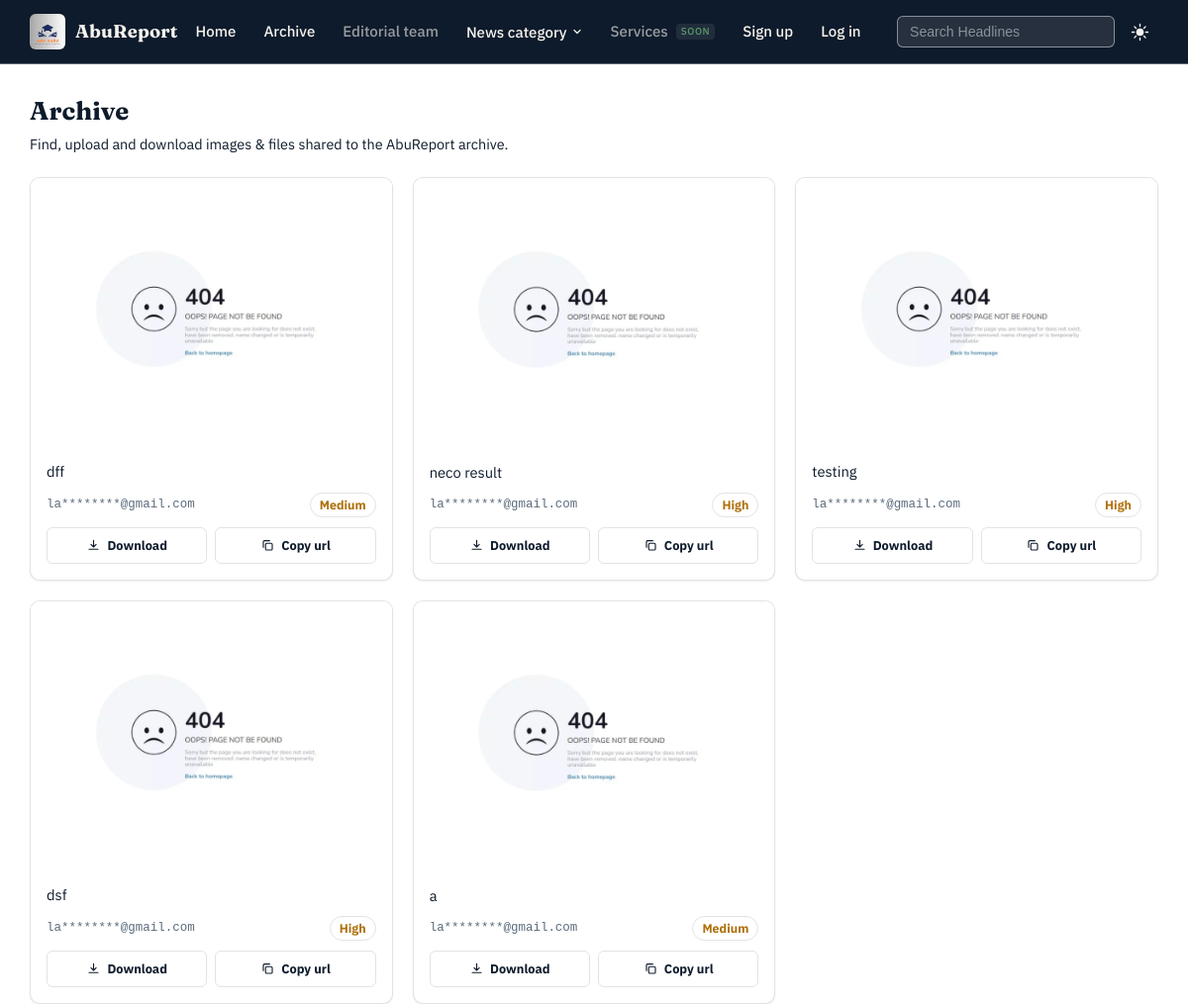
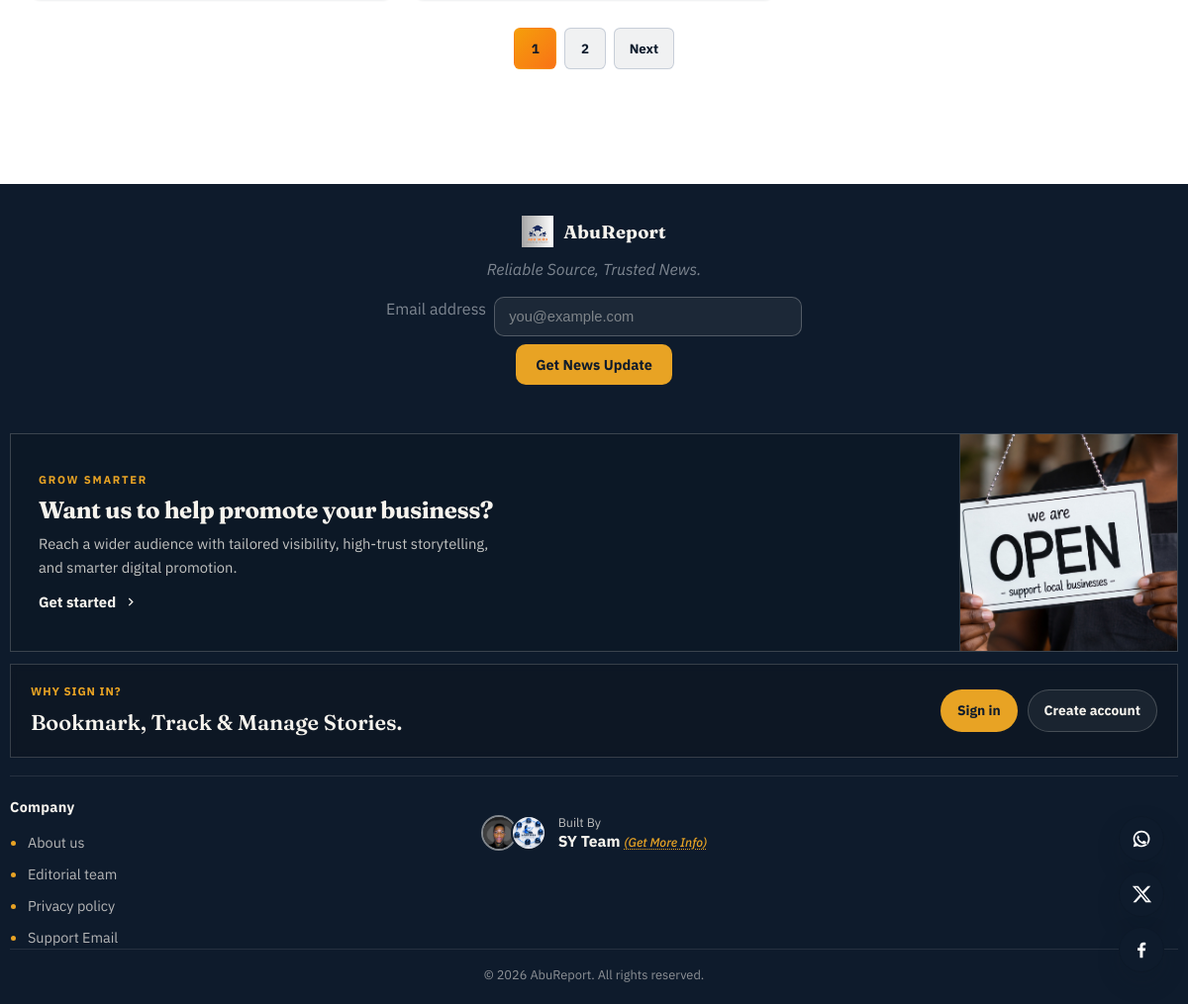
Page /archive/ on the committed database (2 pictures, top to bottom).
### ARCHIVE/models.py (models this page shows, shortened)
class ArchiveImage(models.Model):
    kind = models.CharField(max_length=5, choices=ArchiveKind.CHOICES, default=ArchiveKind.IMAGE)
    url = models.URLField()
    alt = models.CharField(max_length=150, help_text="Short description shown under the picture/file.")
    quality = models.CharField(max_length=10, choices=ImageQuality.CHOICES, default=ImageQuality.MEDIUM)
    width = models.PositiveIntegerField(default=0)
    height = models.PositiveIntegerField(default=0)
    original_filename = models.CharField(max_length=255, blank=True, default="")
    file_size = models.PositiveIntegerField(default=0, help_text="Bytes. Only set for kind=FILE.")
    public_id = models.CharField(max_length=255, blank=True, default="")
    resource_type = models.CharField(max_length=10, default="image")
    author = models.ForeignKey('AUTHENTICATION.Auth', on_delete=models.CASCADE, related_name='archive_images')
    date_created = models.DateTimeField(auto_now_add=True)
    class Meta:
        ordering = ['-date_created']
        constraints = [
            models.UniqueConstraint(Lower('url'), Lower('alt'), name='unique_archive_image_url_alt'),
        ]

### ARCHIVE/views.py (the view, shortened to what this page needs)
# urls.py: path("", views.ArchiveGalleryView.as_view(), name="gallery"),
class ArchiveGalleryView(View):
    def get(self, request):
        context = _paginate(page_number=1)
        context["can_upload"] = is_authenticated(request.user)
        return render(request, "ARCHIVE/gallery.html", context)

### ARCHIVE/templates/ARCHIVE/gallery.html (shortened to what this page needs)
{% extends "base.html" %}
{% load static %}
{% block extra_head %}
<link rel="stylesheet" href="{% static 'archive/css/archive.css' %}">
{% endblock %}
{% block content %}
<section class="archive-shell" data-gallery-endpoint="{% url 'archive:gallery' %}">
  <header class="archive-header-bar">
    <div class="archive-heading">
      <h1>Archive</h1>
      <p class="archive-subtitle">Find, upload and download images &amp; files shared to the {{ project_name }} archive.</p>
    </div>
  </header>
  {% include "ARCHIVE/partials/gallery_grid.html" %}
</section>
{% endblock %}

### HOME/templates/base.html (shortened to what this page needs)
{% load static %}
<!DOCTYPE html>
<html lang="en" data-theme="{{ theme_preference|default:'light' }}">
<head>
    <link rel="stylesheet" href="{% static 'home/css/base.css' %}">
    {% block extra_head %}{% endblock %}
</head>
<body>
    {% include "includes/navbar.html" %}
    <main id="main-content">
    {% block content %}{% endblock %}
    </main>
    {% block footer %}{% include "includes/footer.html" %}{% endblock %}
    {% block floating_social %}{% include "includes/floating_social.html" %}{% endblock %}
</body>
</html>

### HOME/templates/includes/navbar.html (shortened to what this page needs)
{% load static %}
<header class="site-header" id="site-header">
  <div class="header-bar">
    <a href="{% url 'home:home' %}" class="brand">
      <img src="{% static "logo.jpg" %}" alt="{{ project_name }} logo" class="brand-mark" width="36" height="36" loading="eager">
      <span class="brand-word">{{ project_name }}</span>
    </a>
    <nav class="primary-nav" id="primary-nav-mobile" aria-label="Primary">
      <ul>
        <li><a href="{% url 'home:home' %}">Home</a></li>
        <li><a href="{% url 'archive:gallery' %}">Archive</a></li>
        <li><a href="#" class="soon" >Editorial team</a></li>
        <li class="has-dropdown">
          <button type="button" class="dropdown-toggle" aria-expanded="false" aria-haspopup="true">News category
            <svg viewBox="0 0 16 16" class="chev" aria-hidden="true"><path d="M4 6l4 4 4-4" fill="none" stroke="currentColor" stroke-width="1.6" stroke-linecap="round" stroke-linejoin="round"/></svg>
          </button>
        </li>
        <li><a href="#" aria-disabled="true" class="soon">Services<span class="soon-tag">Soon</span></a></li>
        {% if request.user.is_authenticated %}
        <li class="has-dropdown">
          <button type="button" class="dropdown-toggle" aria-expanded="false" aria-haspopup="true">Profile
            <svg viewBox="0 0 16 16" class="chev" aria-hidden="true"><path d="M4 6l4 4 4-4" fill="none" stroke="currentColor" stroke-width="1.6" stroke-linecap="round" stroke-linejoin="round"/></svg>
          </button>
          <ul class="dropdown-menu">
            <li><a href="{% url 'home:profile' %}">Profile home</a></li>
            <li><a href="{% url 'home:profile' %}#recent-bookmarks">Bookmarks</a></li>
            <li><a href="{% url 'home:profile' %}#reading-history">Stories history</a></li>
            <li><a href="{% url 'home:profile' %}#recent-comments">Comment history</a></li>          <li>portfolio</li>
          </ul>
        </li>
        <li class="nav-logout-item">
          <form method="post" action="{% url 'auth:logout' %}" class="nav-logout-form" data-logout-form>
            {% csrf_token %}
            <button type="submit" class="nav-logout-btn" data-logout-btn>Logout</button>
          </form>
        </li>
        {% else %}
        <li><a href="{% url 'auth:register' %}?to={{ request.get_full_path|urlencode }}">Sign up</a></li>
        <li><a href="{% url 'auth:login' %}?to={{ request.get_full_path|urlencode }}">Log in</a></li>
        {% endif %}
      </ul>
    </nav>
    <div class="header-actions">
      <form class="search-form" action="{% url 'home:home' %}" method="get" role="search">
        <input type="search" name="q" id="search-input" placeholder="Search Headlines" aria-label="Search Headlines" value="{{ query|default:'' }}">
      </form>
      <button type="button" class="icon-btn" id="theme-toggle" aria-label="Toggle dark mode">
        <svg viewBox="0 0 20 20" class="icon-sun" aria-hidden="true"><circle cx="10" cy="10" r="4" fill="currentColor"/><g stroke="currentColor" stroke-width="1.4" stroke-linecap="round"><path d="M10 1.5v2.4M10 16.1v2.4M18.5 10h-2.4M3.9 10H1.5M15.9 4.1l-1.7 1.7M5.8 14.2l-1.7 1.7M15.9 15.9l-1.7-1.7M5.8 5.8L4.1 4.1"/></g></svg>
      </button>
    </div>
  </div>
</header>

### ARCHIVE/templates/ARCHIVE/partials/gallery_grid.html (shortened to what this page needs)
{% load static %}
{% load archive_extras %}
<div class="archive-grid-shell" id="archive-grid-shell">
  {% if images %}
  <div class="archive-grid">
    {% for image in images %}
    {% with proxied_url=image.url|cloudinary_proxy %}
    <article class="archive-card" id="archive-card-{{ image.id }}">
      <div class="archive-card-media{% if image.kind == 'file' %} archive-card-media-file{% endif %}">
        {% if image.kind == 'image' %}
        <img src="{{ proxied_url }}" width="{{ image.width }}" height="{{ image.height }}"
             alt="{{ image.alt }}" loading="lazy" onerror="this.onerror=null;this.src='/static/404.jpg';">
        {% endif %}
      </div>
      <div class="archive-card-body">
        <p class="archive-card-desc">{{ image.alt }}</p>
        <div class="archive-card-meta">
          <span class="archive-card-uploader" title="Uploaded by">{{ image.uploader_email }}</span>
          {% if image.kind == 'image' %}
          <span class="archive-card-quality-tag">{{ image.quality_label }}</span>
          {% else %}
          <span class="archive-card-quality-tag">{{ image.file_size_label }}</span>
          {% endif %}
        </div>
        <div class="archive-card-actions">
          <a class="archive-card-btn" href="{{ proxied_url }}{% if image.kind == 'file' %}?filename={{ image.original_filename|urlencode }}{% endif %}"
             download="{{ image.original_filename }}" target="_blank" rel="noopener noreferrer">
            <svg viewBox="0 0 20 20" class="archive-card-btn-icon" aria-hidden="true"><path d="M10 3v9m0 0l-3.5-3.5M10 12l3.5-3.5M4 15h12" fill="none" stroke="currentColor" stroke-width="1.5" stroke-linecap="round" stroke-linejoin="round"/></svg>
            Download
          </a>
          <button type="button" class="archive-card-btn" data-share-btn
                  data-share-url="{% if image.kind == 'image' %}imgl {{ request.scheme }}://{{ request.get_host }}{{ proxied_url }} {{ image.alt }}{% else %}filel {{ request.scheme }}://{{ request.get_host }}{{ proxied_url }} {{ image.alt }}{% endif %}">
            <svg viewBox="0 0 20 20" class="archive-card-btn-icon" aria-hidden="true"><rect x="7" y="7" width="9" height="9" rx="1.5" fill="none" stroke="currentColor" stroke-width="1.5"/><path d="M4 13V5a1.5 1.5 0 0 1 1.5-1.5H13" fill="none" stroke="currentColor" stroke-width="1.5"/></svg>
            Copy url
          </button>
        </div>
      </div>
    </article>
    {% endwith %}
    {% endfor %}
  </div>
  {% if num_pages > 1 %}
  <nav class="story-pagination archive-pagination" aria-label="Archive pages">
    {% for page_num in page_range %}
      {% if page_num == "…" %}
        <span class="story-page-btn is-ellipsis" aria-hidden="true">…</span>
      {% else %}
        <button type="button" class="story-page-btn {% if page_num == page %}is-active{% endif %}" data-archive-page-btn
                hx-post="{% url 'archive:gallery' %}" hx-vals='{"page": "{{ page_num }}"}'
                hx-headers='{"X-CSRFToken": "{{ csrf_token }}"}'
                hx-target="#archive-grid-shell" hx-swap="outerHTML"
                {% if page_num == page %}aria-current="page"{% endif %}
                aria-label="Go to page {{ page_num }}">{{ page_num }}</button>
      {% endif %}
    {% endfor %}
    {% if has_next %}
    <button type="button" class="story-page-btn page-nav" data-archive-page-btn
            hx-post="{% url 'archive:gallery' %}" hx-vals='{"page": "{{ next_page }}"}'
            hx-headers='{"X-CSRFToken": "{{ csrf_token }}"}'
            hx-target="#archive-grid-shell" hx-swap="outerHTML">Next</button>
    {% endif %}
  </nav>
  {% endif %}
  {% else %}
  <p class="archive-empty">No pictures or files in the archive yet.</p>
  {% endif %}
</div>

### HOME/templates/includes/footer.html (shortened to what this page needs)
{% load static %}
<footer class="site-footer">
  <div class="footer-newsletter">
    <div class="footer-newsletter-inner">
      <div class="brand footer-brand">
        <img src="{% static "logo.jpg" %}" alt="{{ project_name }} logo" width="32" height="32" loading="lazy">
        <span class="brand-word">{{ project_name }}</span>
      </div>
      <p class="footer-tagline">{{ project_cachphrase }}</p>
      {% if not request.user.is_authenticated %}
      <form id="newsletter-form" class="newsletter-form" data-endpoint="{% url 'home:newsletter' %}">
        <label for="newsletter-email" class="visually-hidden">Email address</label>
        <input type="email" id="newsletter-email" name="email" placeholder="you@example.com" required>
        <button type="submit">Get News Update</button>
      </form>
      {% endif %}
      <p class="newsletter-status" id="newsletter-status" role="status" aria-live="polite"></p>
    </div>
  </div>
    <div class="footer-promote">
      <a href="{% url 'home:promote' %}" class="footer-promote-link" aria-label="Promote your business with us">
        <div class="footer-promote-copy">
          <p class="footer-promote-kicker">Grow smarter</p>
          <h3>Want us to help promote your business?</h3>
          <p class="footer-promote-meta">Reach a wider audience with tailored visibility, high-trust storytelling, and smarter digital promotion.</p>
          <span class="footer-promote-action">Get started <svg viewBox="0 0 24 24" aria-hidden="true"><path fill="currentColor" d="M8.6 5.4 7.2 6.8l4.6 4.6-4.6 4.6 1.4 1.4 6-6z"/></svg></span>
        </div>
        <div class="footer-promote-visual" aria-hidden="true">
          <img src="{% static 'promote.jpg' %}" alt="Business promotion illustration" loading="lazy">
        </div>
      </a>
    </div>
  <div class="footer-main">
    {% if not request.user.is_authenticated %}
    <div class="footer-signin">
      <div class="footer-signin-inner">
        <div>
          <p class="footer-signin-label">Why sign in?</p>
          <h3>Bookmark, Track & Manage Stories.</h3>
        </div>
        <div class="footer-auth-actions">
          <a href="{% url 'auth:login' %}?to={{ request.get_full_path|urlencode }}" class="footer-auth-link primary">Sign in</a>
          <a href="{% url 'auth:register' %}?to={{ request.get_full_path|urlencode }}" class="footer-auth-link secondary">Create account</a>
        </div>
      </div>
    </div>
    {% endif %}
    <div class="footer-columns">
      <div class="footer-col">
        <h3>Company</h3>
        <ul>
          <li><a href="#">About us</a></li>
          <li><a href="#">Editorial team</a></li>
          <li><a href="{% url 'home:privacy_policy' %}">Privacy policy</a></li>
          <li><a href="mailto:@shaefalaap.resend.app">Support Email</a></li>
        </ul>
      </div>
    <div class="footer-credit">
      <a href="https://issa-abdulsalm-opeyemi-ochre.vercel.app/" target="_blank" rel="noopener noreferrer" class="footer-credit-link">
        <img src="{% static 'profile.png' %}" alt="Lastissa" class="footer-credit-avatar">
        <img src="{% static 'lastissa-logo.png' %}" alt="Lastissa logo" class="footer-credit-avatar">
        <span class="footer-credit-text">
          <span class="footer-credit-label">Built By</span>
          <span class="footer-credit-name">SY Team <i class="footer-credit-hint">(Get More Info)</i></span>
        </span>
      </a>
    </div>
  </div>
  <div class="footer-bottom">
    <p>&copy; {% now "Y" %} {{ project_name }}. All rights reserved.</p>
  </div>
</footer>

### HOME/templates/includes/floating_social.html (shortened to what this page needs)
<div class="fab-stack" aria-label="Contact us on social media">
  <a class="fab-btn fab-whatsapp" href="{{ whatsapp }}" target="_self" rel="noopener noreferrer" aria-label="Chat with us on WhatsApp">
  </a>
  <a class="fab-btn fab-twitter" href="{{ tweeter }}" target="_self" rel="noopener noreferrer" aria-label="Follow us on Twitter">
    <svg viewBox="0 0 24 24" aria-hidden="true"><path fill="currentColor" d="M18.9 3H22l-7.2 8.2L23 21h-6.4l-5-6.5L5.8 21H2.7l7.7-8.8L2 3h6.5l4.6 6 5.8-6zm-1.1 16.2h1.8L7.3 4.7H5.4l12.4 14.5z"/></svg>
  </a>
  <a class="fab-btn fab-facebook" href="{{ facebook }}" target="_self" rel="noopener noreferrer" aria-label="Follow us on Facebook">
    <svg viewBox="0 0 24 24" aria-hidden="true"><path fill="currentColor" d="M13.5 21v-7.6h2.6l.4-3h-3v-1.9c0-.9.2-1.5 1.5-1.5h1.6V4.3C15.9 4.2 15 4.1 14 4.1c-2.2 0-3.7 1.3-3.7 3.8v2.1H7.7v3H10.3V21h3.2z"/></svg>
  </a>
</div>

### rows in the picture
ArchiveImage: kind "image" (drawn), alt "dff"
ArchiveImage: kind "image" (drawn), alt "neco result"
ArchiveImage: kind "image" (drawn), alt "testing"
ArchiveImage: kind "image" (drawn), alt "dsf"

### other values in the picture
{{ project_name }} "AbuReport"
{{ image.uploader_email }} "la********@gmail.com" "la********@gmail.com" "la********@gmail.com" "la********@gmail.com" "la********@gmail.com"
{{ image.quality_label }} "Medium" "High" "High" "High" "Medium"
{{ image.alt }} "a"
{{ page_num }} "1" "2"
{{ project_cachphrase }} "Reliable Source, Trusted News."
